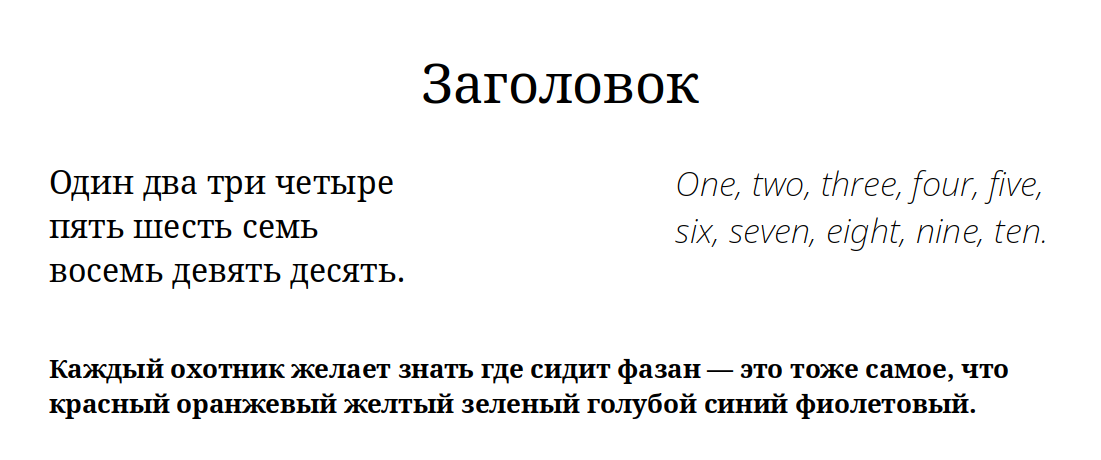
#> input picture course/python_base/UoI.png, 1101 x 460 px
$ jupyter execute Untitled.ipynb   (shell and % lines are left out)
#> lines starting #> are read from the running program, lines starting #| are printed output that depends on the picture
[cell 1]
import cv2

[cell 2]
mtrx = cv2.imread('UoI.png')
#> mtrx is the input picture: shape (460, 1101, 3); mean B, G, R 242.7, 242.7, 242.7

[cell 3]
import matplotlib.pyplot as plt

[cell 4]
def plot_rect(b):
    x0 = b["x_top_left"]
    x1 = b["x_bottom_right"]
    y0 = b["y_top_left"]
    y1 = b["y_bottom_right"]
    plt.plot([x0, x0, x1, x1, x0], [y0, y1, y1, y0, y0])

plt.imshow(mtrx)
block = [
{
  "x_top_left": 410,
  "x_bottom_right": 710,
  "y_top_left": 50,
  "y_bottom_right" : 110
},
{
  "x_top_left": 30,
  "x_bottom_right": 410,
  "y_top_left": 150,
  "y_bottom_right" : 300
},
{
  "x_top_left": 650,
  "x_bottom_right": 1060,
  "y_top_left": 150,
  "y_bottom_right" : 260
},
{
  "x_top_left": 30,
  "x_bottom_right": 1030,
  "y_top_left": 350,
  "y_bottom_right" : 430
},
]
for b in block:
    plot_rect(b)
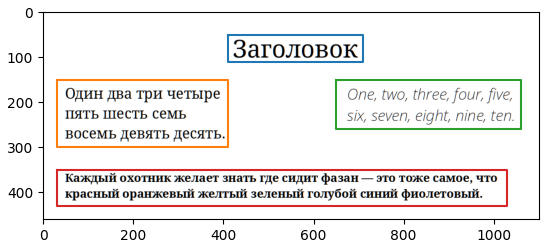
#> figure drawn by matplotlib, 1 panel; B, G, R data is drawn as R, G, B
